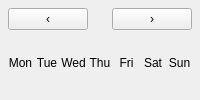
<?xml version="1.0" encoding="UTF-8"?>
<ui version="4.0">
 <class>CalendarPopup</class>
 <widget class="QFrame" name="calendarPopup">
  <layout class="QVBoxLayout" name="calendarLayout">
   <property name="spacing"><number>4</number></property>
   <property name="leftMargin"><number>8</number></property>
   <property name="topMargin"><number>8</number></property>
   <property name="rightMargin"><number>8</number></property>
   <property name="bottomMargin"><number>8</number></property>
   <item>
    <layout class="QHBoxLayout" name="monthBar" stretch="0,1,0">
     <item>
      <widget class="QPushButton" name="previousMonthButton">
       <property name="toolTip"><string>Previous month</string></property>
       <property name="text"><string>‹</string></property>
      </widget>
     </item>
     <item>
      <widget class="QLabel" name="monthLabel">
       <property name="alignment"><set>Qt::AlignCenter</set></property>
      </widget>
     </item>
     <item>
      <widget class="QPushButton" name="nextMonthButton">
       <property name="toolTip"><string>Next month</string></property>
       <property name="text"><string>›</string></property>
      </widget>
     </item>
    </layout>
   </item>
   <item>
    <layout class="QGridLayout" name="daysGrid">
     <property name="spacing"><number>2</number></property>
     <item row="0" column="0">
      <widget class="QLabel" name="weekdayLabel0">
       <property name="text"><string>Mon</string></property>
       <property name="alignment"><set>Qt::AlignCenter</set></property>
       <property name="weekday" stdset="0"><bool>true</bool></property>
      </widget>
     </item>
     <item row="0" column="1">
      <widget class="QLabel" name="weekdayLabel1">
       <property name="text"><string>Tue</string></property>
       <property name="alignment"><set>Qt::AlignCenter</set></property>
       <property name="weekday" stdset="0"><bool>true</bool></property>
      </widget>
     </item>
     <item row="0" column="2">
      <widget class="QLabel" name="weekdayLabel2">
       <property name="text"><string>Wed</string></property>
       <property name="alignment"><set>Qt::AlignCenter</set></property>
       <property name="weekday" stdset="0"><bool>true</bool></property>
      </widget>
     </item>
     <item row="0" column="3">
      <widget class="QLabel" name="weekdayLabel3">
       <property name="text"><string>Thu</string></property>
       <property name="alignment"><set>Qt::AlignCenter</set></property>
       <property name="weekday" stdset="0"><bool>true</bool></property>
      </widget>
     </item>
     <item row="0" column="4">
      <widget class="QLabel" name="weekdayLabel4">
       <property name="text"><string>Fri</string></property>
       <property name="alignment"><set>Qt::AlignCenter</set></property>
       <property name="weekday" stdset="0"><bool>true</bool></property>
      </widget>
     </item>
     <item row="0" column="5">
      <widget class="QLabel" name="weekdayLabel5">
       <property name="text"><string>Sat</string></property>
       <property name="alignment"><set>Qt::AlignCenter</set></property>
       <property name="weekday" stdset="0"><bool>true</bool></property>
      </widget>
     </item>
     <item row="0" column="6">
      <widget class="QLabel" name="weekdayLabel6">
       <property name="text"><string>Sun</string></property>
       <property name="alignment"><set>Qt::AlignCenter</set></property>
       <property name="weekday" stdset="0"><bool>true</bool></property>
      </widget>
     </item>
    </layout>
   </item>
  </layout>
 </widget>
 <resources/>
 <connections/>
</ui>
